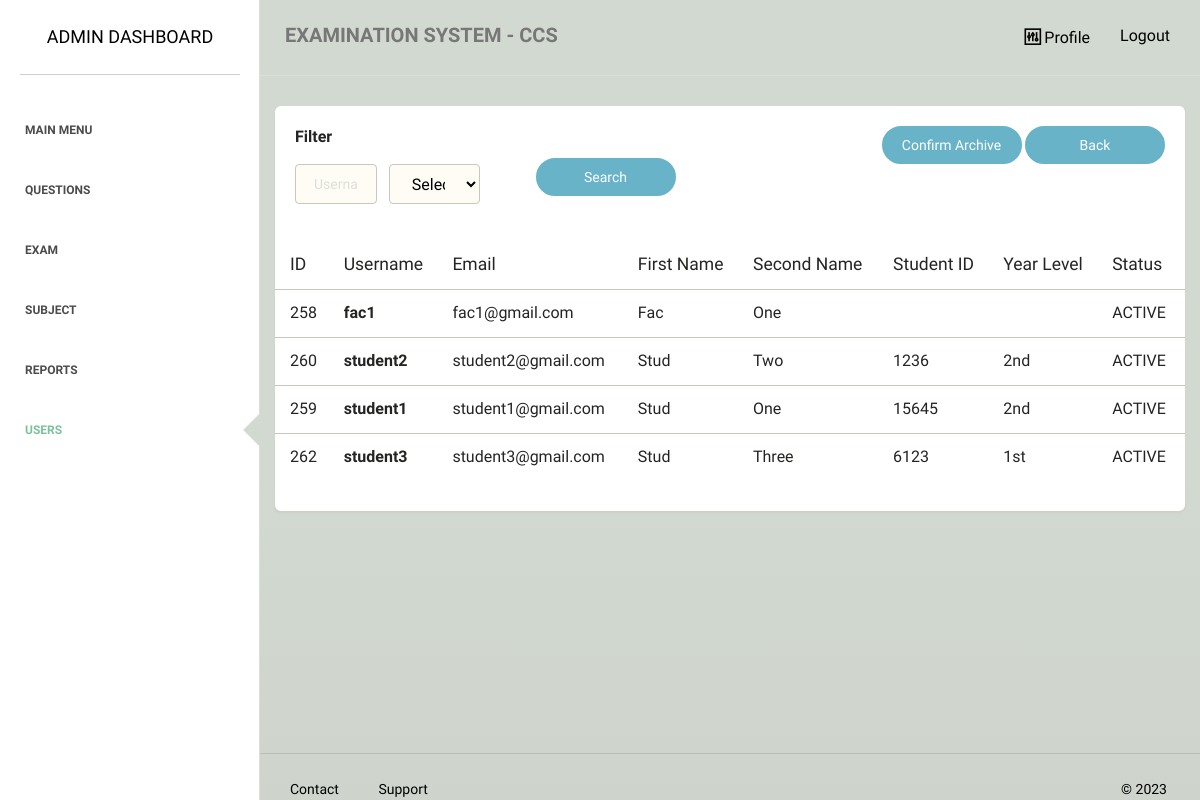
The app's page /admin/user/mark_archive.php with its own data.
### tables this page shows
CREATE TABLE `accounts` (
  `id` int(255) NOT NULL,
  `username` varchar(255) NOT NULL,
  `password` varchar(255) NOT NULL,
  `role` varchar(255) NOT NULL,
  `email` varchar(255) NOT NULL,
  `first_name` varchar(255) NOT NULL,
  `last_name` varchar(255) NOT NULL,
  `student_id` varchar(255) DEFAULT NULL,
  `status` varchar(50) NOT NULL,
  `list_of_subject` varchar(2000) DEFAULT NULL,
  `yearlevel` varchar(10) DEFAULT NULL
);

### admin/user/mark_archive.php (the view, shortened to what this page needs)
<?php
require_once "../../dbconnect.php";
$search1 = $_GET['search1'] ?? '';
$search2 = $_GET['username'] ?? '';
if ($search1 && $search2) {
    $statement = $pdo->prepare('SELECT * FROM accounts WHERE role like :role or username like :username and status = "active"');
    $statement->bindValue(':role', "%$search1%");
    $statement->bindValue(':username', "%$search2%");
} elseif ($search1 && empty($search2)) {
    $statement = $pdo->prepare('SELECT * FROM accounts WHERE role like :role and status = "active"');
    $statement->bindValue(':role', "%$search1%");
} elseif ($search2 && empty($search1)) {
    $statement = $pdo->prepare('SELECT * FROM accounts WHERE username like :username and status = "active"');
    $statement->bindValue(':username', "%$search2%");
}
else {
    $statement = $pdo->prepare('SELECT * FROM accounts where role != "admin" and status = "active" order by student_id asc');
}
$statement->execute();
$procdata = $statement->fetchAll(PDO::FETCH_ASSOC);
?>
<!doctype html>
<html lang="en">
<head>
    <link href="../../assets/css/main.css" rel="stylesheet" />
    <link href="../../assets/css/animate.css" rel="stylesheet"/>
    <link href="../../assets/css/paper-dashboard.css" rel="stylesheet"/>
    <link href="../../assets/css/demo.css" rel="stylesheet" />
    <link href="http://maxcdn.bootstrapcdn.com/font-awesome/latest/css/font-awesome.min.css" rel="stylesheet">
    <link href="../../assets/css/themify-icons.css" rel="stylesheet">
</head>
<body>
<div class="wrapper">
    <div class="sidebar" data-background-color="white" data-active-color="success">
    	<div class="sidebar-wrapper">
            <div class="logo">
                <a href="" class="simple-text">
                    Admin Dashboard
                </a>
            </div>
            <ul class="nav">
                <li>
                    <a href="../">
                        <p>Main Menu</p>
                    </a>
                </li>
                <li>
                    <a href="../questions/">
                        <p>Questions</p>
                    </a>
                </li>
                <li>
                    <a href="../exams/">
                        <p>Exam</p>
                    </a>
                </li>
                <li>
                    <a href="../class/">
                        <p>Subject</p>
                    </a>
                </li>
                <li>
                    <a href="../generate/">
                        <p>Reports</p>
                    </a>
                </li>
                <li  class="active">
                    <a href="../user/">
                        <p>Users</p>
                    </a>
                </li>
            </ul>
    	</div>
    </div>
    <div class="main-panel">
        <nav class="navbar navbar-default">
            <div class="container-fluid">
                <div class="navbar-header">
                    <a class="navbar-brand" href="#">EXAMINATION SYSTEM - CCS</a>
                </div>
                <div class="collapse navbar-collapse">
                    <ul class="nav navbar-nav navbar-right">
                        <li>
                            <a href="../profile.php">
                                <i class="ti-panel"></i>
								<p>Profile</p>
                            </a>
                        </li>
						<li>
                            <a href="../../logout">
								<p>Logout</p>
                            </a>
                        </li>
                    </ul>
                </div>
            </div>
        </nav>
        <div class="content">
            <div class="container-fluid">
                <div class="row">
                    <div class="">
                        <div class="card ">
                            <div class="header">
                                <div class="header-arrangement">
                                    <div class="right">
                                        <form action="" method="get">
                                            <div class="flex">
                                                <p><b>Filter</b></p>
                                                <div class="row">
                                                    <div class="col-md-2">
                                                        <div class="form-group">
                                                            <input type="text" name="username" class="form-control border-input" placeholder="Username" value="">
                                                        </div>
                                                    </div>
                                                    <div class="col-md-2">
                                                        <select name="search1" class="form-control border-input" style="font-size: medium;">
                                                            <option value="" selected>Select</option>
                                                        </select>
                                                    </div>
                                                    <button type="submit"  class="btn btn-info btn-fill btn-wd" style="margin-left:5rem; margin-bottom:1rem;">Search</button>
                                                </div>
                                            </div>
                                        </form>
                                    </div>
                                    <div class="left">
                                        <a href="remove.php" onclick="return confirm('Are you sure you want to Archive this Users?')" class="btn btn-info btn-fill btn-wd">Confirm Archive</a>
                                        <a href="index.php" class="btn btn-info btn-fill btn-wd">Back</a>
                                    </div>
                                </div>
                            </div>
                            <div class="content table-responsive table-full-width">
                                <table class="table">
                                    <thead>
                                        <th>ID</th>
                                    	<th>Username</th>
                                    	<th>Email</th>
                                    	<th>First Name</th>
                                    	<th>Second Name</th>
                                    	<th>Student ID</th>
                                    	<th>Year Level</th>
                                    	<th>Status</th>
                                    </thead>
                                    <tbody>
                                        <?php foreach ($procdata as $i => $item): ?>
                                        <tr>
                                        	<td style="font-size:medium;"><?php echo $item['id']; ?></td>
                                        	<td style="font-size:medium;"><b><?php echo $item['username']; ?></b></td>
                                        	<td style="font-size:medium;"><?php echo $item['email']; ?></td>
                                        	<td style="font-size:medium;"><?php echo $item['first_name']; ?></td>
                                        	<td style="font-size:medium;"><?php echo $item['last_name']; ?></td>
                                            <td style="font-size:medium;"><?php echo $item['student_id']; ?></td>
                                            <td style="font-size:medium;"><?php echo $item['yearlevel']; ?></td>
                                        	<td style="font-size:medium;"><?php echo strtoupper($item['status']); ?></td>
                                        </tr>
                                        <?php endforeach;?>
                                    </tbody>
                                </table>
                            </div>
                        </div>
                    </div>
                </div>
            </div>
        </div>
        <footer class="footer">
            <div class="container-fluid">
                <nav class="pull-left">
                    <ul>
                        <li>
                            <a href="">
                               Contact
                            </a>
                        </li>
                        <li>
                            <a href="">
                                Support
                            </a>
                        </li>
                    </ul>
                </nav>
                <div class="copyright pull-right">
                    &copy; <script>document.write(new Date().getFullYear())</script>
                </div>
            </div>
        </footer>
    </div>
</div>
</body>
</html>

### assets/css/demo.css (style rules this page uses)
.header-arrangement { display: flex; }
.header-arrangement .right { flex: 1; }

### records on screen
accounts: id "258", username "fac1", email "fac1@gmail.com", first_name "Fac", last_name "One", status "ACTIVE"
accounts: id "260", username "student2", email "student2@gmail.com", first_name "Stud", last_name "Two", student "1236", yearlevel "2nd", status "ACTIVE"
accounts: id "259", username "student1", email "student1@gmail.com", first_name "Stud", last_name "One", student "15645", yearlevel "2nd", status "ACTIVE"
accounts: id "262", username "student3", email "student3@gmail.com", first_name "Stud", last_name "Three", student "6123", yearlevel "1st", status "ACTIVE"
